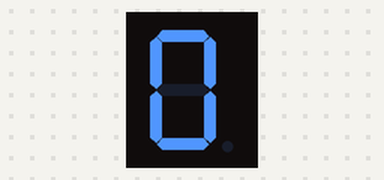
Bench run of a sketch on a simulated Arduino Uno, built with avr-gcc and run on an emulated ATmega328P. Parts: 1-digit seven-segment display. Wiring (inferred from the names in the program): 1-digit 7-segment display, segments lit when HIGH: segments pin 8, pin 9, pin 11, pin 12, pin 13, pin 7, pin 6, pin 10. The segment pins are drawn as the display they are named for.

Above: at 0.1 s.
At 1.1 s:
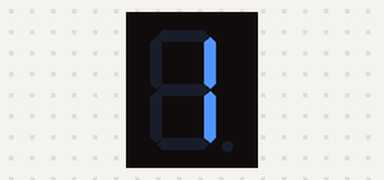
At 2.1 s:
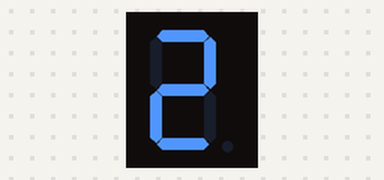
At 3.1 s:
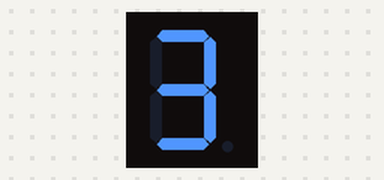
At 5.1 s:
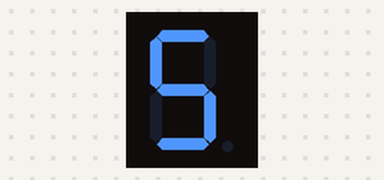
At 7.1 s:
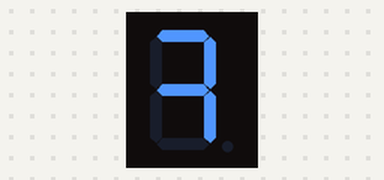

The sketch:

seven_segment_arduino.ino
```cpp
int e=13;
int d=12;
int c=11;
int dp=10;
int b=9;
int a=8;
int f=7;
int g=6;


void zero()
{
  digitalWrite(e,HIGH);
  digitalWrite(d,HIGH);
  digitalWrite(c,HIGH);
  digitalWrite(dp,LOW);
  digitalWrite(b,HIGH);
  digitalWrite(a,HIGH);
  digitalWrite(f,HIGH);
  digitalWrite(g,LOW);
}

void one()
{
  digitalWrite(e,LOW);
  digitalWrite(d,LOW);
  digitalWrite(c,HIGH);
  digitalWrite(dp,LOW);
  digitalWrite(b,HIGH);
  digitalWrite(a,LOW);
  digitalWrite(f,LOW);
  digitalWrite(g,LOW);
}
void two()
{
  digitalWrite(e,HIGH);
  digitalWrite(d,HIGH);
  digitalWrite(c,LOW);
  digitalWrite(dp,LOW);
  digitalWrite(b,HIGH);
  digitalWrite(a,HIGH);
  digitalWrite(f,LOW);
  digitalWrite(g,HIGH);
}
void three()
{
  digitalWrite(e,LOW);
  digitalWrite(d,HIGH);
  digitalWrite(c,HIGH);
  digitalWrite(dp,LOW);
  digitalWrite(b,HIGH);
  digitalWrite(a,HIGH);
  digitalWrite(f,LOW);
  digitalWrite(g,HIGH);
}
void four()
{
  digitalWrite(e,LOW);
  digitalWrite(d,LOW);
  digitalWrite(c,HIGH);
  digitalWrite(dp,LOW);
  digitalWrite(b,HIGH);
  digitalWrite(a,LOW);
  digitalWrite(f,HIGH);
  digitalWrite(g,HIGH);
}
void five()
{
  digitalWrite(e,LOW);
  digitalWrite(d,HIGH);
  digitalWrite(c,HIGH);
  digitalWrite(dp,LOW);
  digitalWrite(b,LOW);
  digitalWrite(a,HIGH);
  digitalWrite(f,HIGH);
  digitalWrite(g,HIGH);
}
void six()
{
  digitalWrite(e,HIGH);
  digitalWrite(d,HIGH);
  digitalWrite(c,HIGH);
  digitalWrite(dp,LOW);
  digitalWrite(b,LOW);
  digitalWrite(a,HIGH);
  digitalWrite(f,HIGH);
  digitalWrite(g,HIGH);
}
void seven()
{
  digitalWrite(e,LOW);
  digitalWrite(d,LOW);
  digitalWrite(c,HIGH);
  digitalWrite(dp,LOW);
  digitalWrite(b,HIGH);
  digitalWrite(a,HIGH);
  digitalWrite(f,LOW);
  digitalWrite(g,HIGH);
}
void eight()
{
  digitalWrite(e,HIGH);
  digitalWrite(d,HIGH);
  digitalWrite(c,HIGH);
  digitalWrite(dp,LOW);
  digitalWrite(b,HIGH);
  digitalWrite(a,HIGH);
  digitalWrite(f,HIGH);
  digitalWrite(g,HIGH);
}
void nine()
{
  digitalWrite(e,LOW);
  digitalWrite(d,HIGH);
  digitalWrite(c,HIGH);
  digitalWrite(dp,LOW);
  digitalWrite(b,HIGH);
  digitalWrite(a,HIGH);
  digitalWrite(f,HIGH);
  digitalWrite(g,HIGH);
}


void setup() {
  pinMode(e,OUTPUT);
  pinMode(d,OUTPUT);
  pinMode(c,OUTPUT);
  pinMode(dp,OUTPUT);
  pinMode(b,OUTPUT);
  pinMode(a,OUTPUT);
  pinMode(f,OUTPUT);
  pinMode(g,OUTPUT);


}

void loop() {

  zero();
  delay(1000);
  one();
  delay(1000);
  two();
  delay(1000);
  three();
  delay(1000);
  four();
  delay(1000);
  five();
   delay(1000);
  six();
  delay(1000);
  seven();
  delay(1000);
  eight();
  delay(1000);
  nine();
  delay(1000);


}
```

Measured:
- by itself, everything shown: repeats every 10.0 s, in 10 steps
- what the display in image 1 shows lasts 1.0 s, from 1.0 s to 2.0 s
